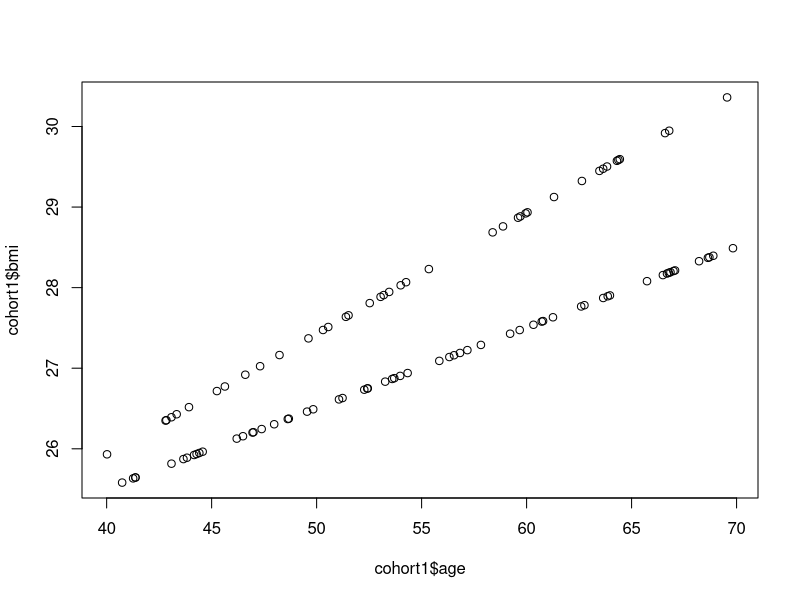
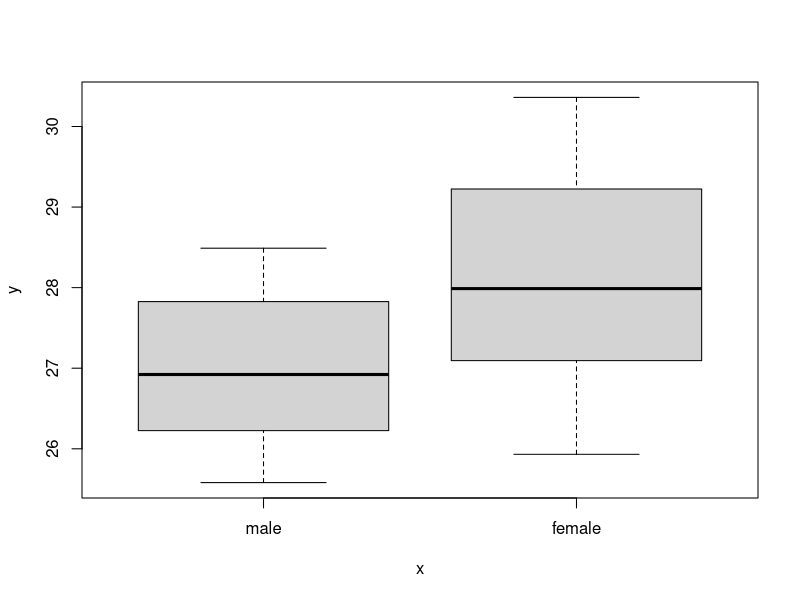
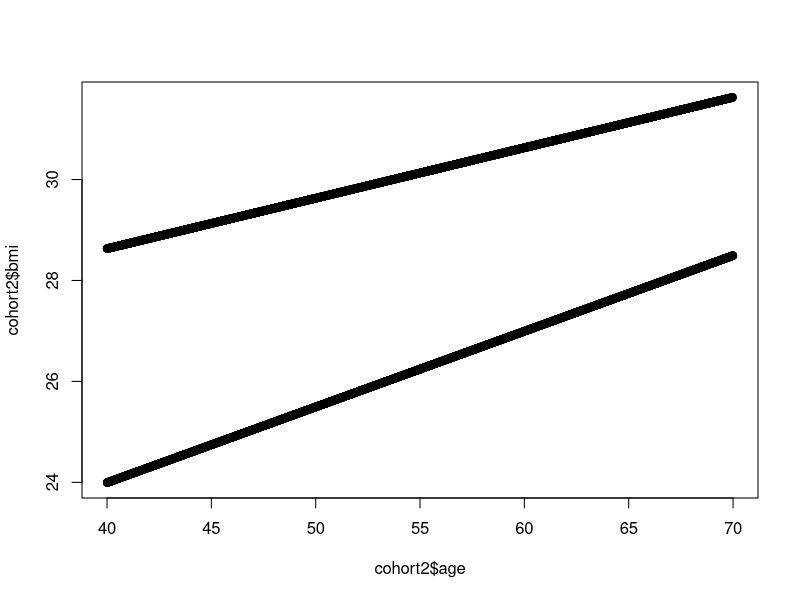
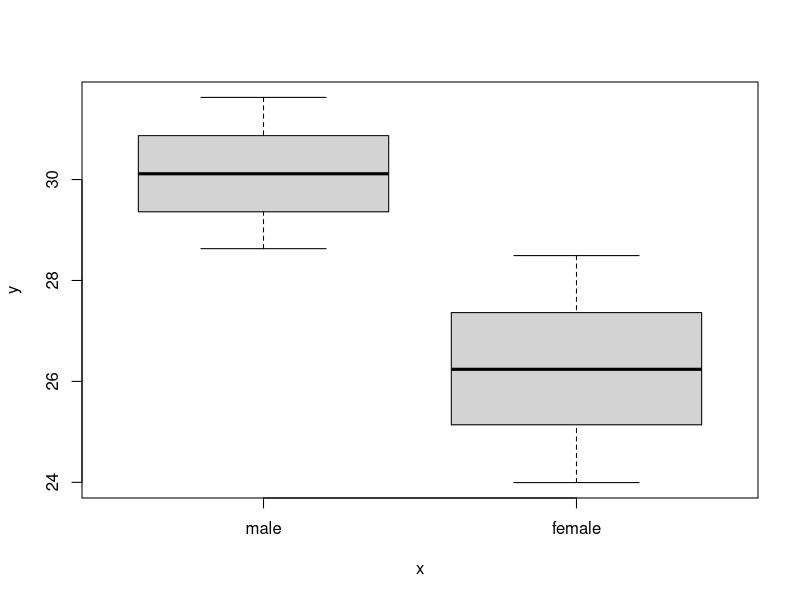
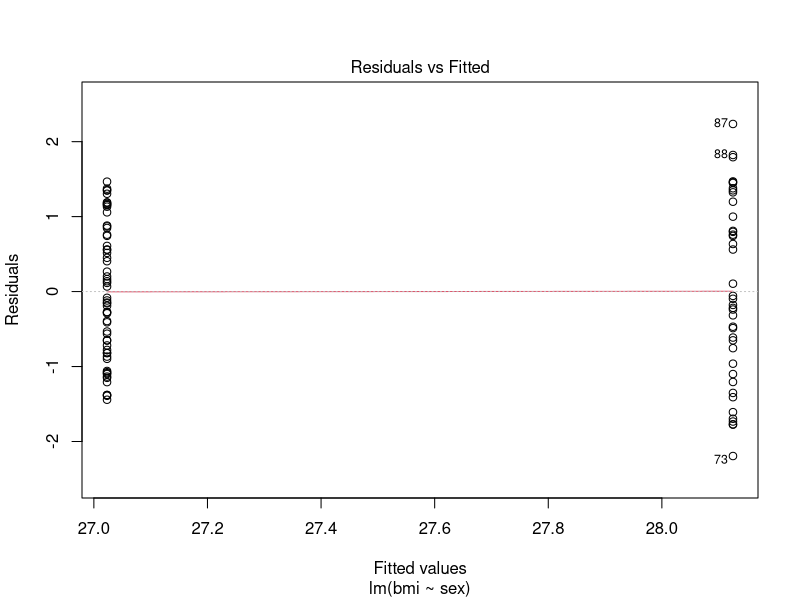
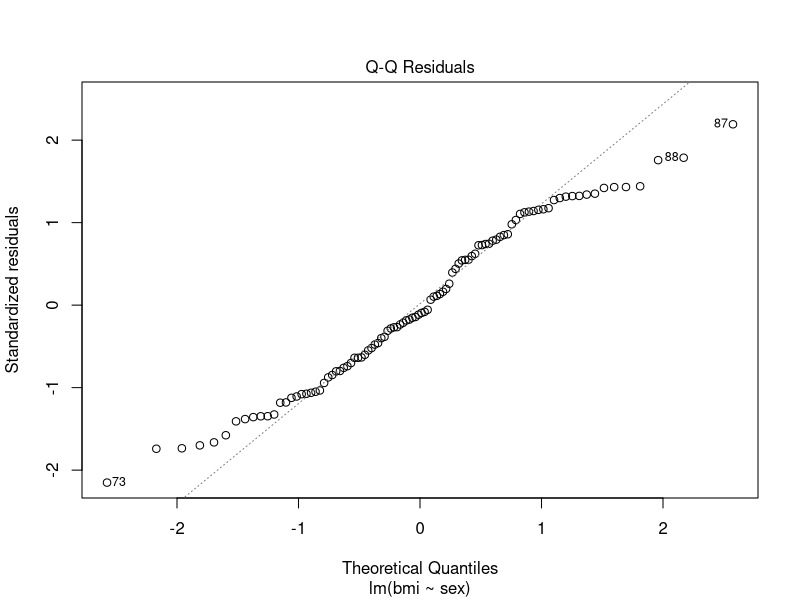
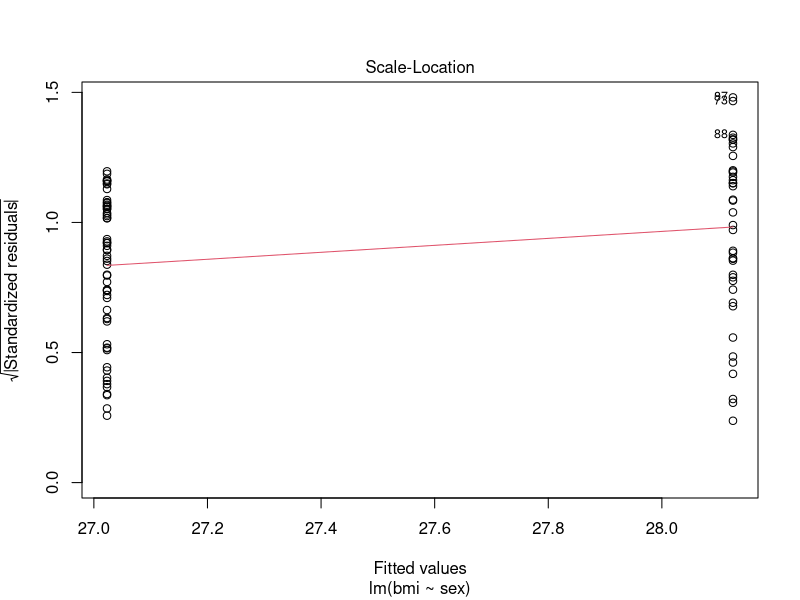
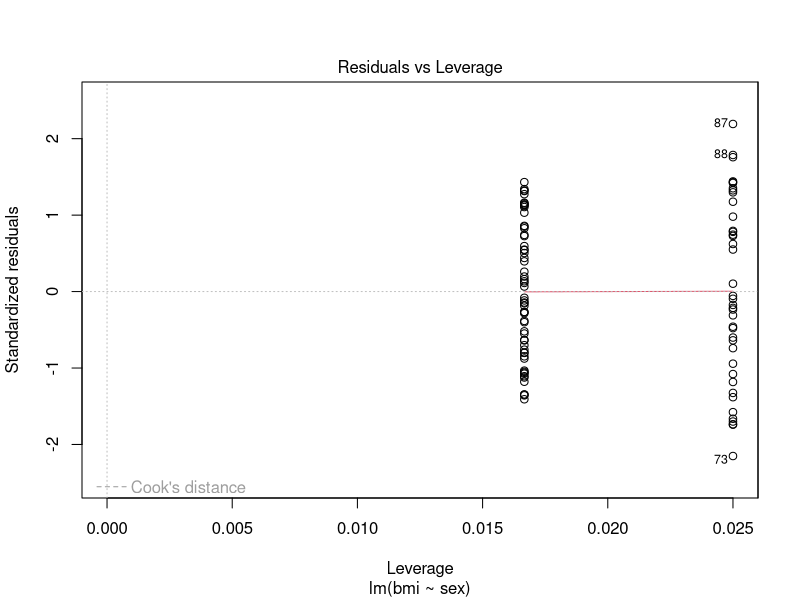

Reproduce these figures in R, in order.
###Creates SimCohort

simCohort <- function(N,S){
    set.seed(S)
    ###Jakob
    id <- c(1:N)
    
    #creates a sex variable for first 600 and appends last 400
    sex <- rep.int(0,N*6/10)
    sex <- append(sex, rep.int(1,N*4/10))
    
    #creates dataframe from SEX and ID vectors
    dataContinuous = data.frame("sex" = sex, "id" = id)
    
    dataContinuous$age <- runif(N, min = 40, max = 70)
    
    dataContinuous$bmi <- ifelse(dataContinuous$sex==0, 21 + 0.1*dataContinuous$age + rnorm(1, 0 , 2), 20 + 0.15*dataContinuous$age + rnorm(1, 0 , 2.5))
    ###OMAR
    #Output data frame
    dataCategorical = data.frame(sex, id)
    
    #Generate ethnicity
    dataCategorical$ethnic <-rbinom(N, 1, 0.05)
    
    #Generate smoking status
    smoke <- c(0, 1, 2)
    
    dataCategorical$smoke <- ifelse(dataCategorical$sex == 0, sample(smoke, 1, replace = TRUE, prob = c(0.5, 0.3, 0.2)), sample(smoke, 1, replace = TRUE, prob = c(0.6, 0.3, 0.1)))
    
    dataCategorical$smoke <- factor (dataCategorical$smoke,
                                     levels = c(0, 1, 2),
                                     labels = c("never", "ex", "current"))
    ###Analysis
    total <- merge(dataContinuous,dataCategorical, by=c("id","sex"))
    
    #change numeric storage type to factor
    
    total$ethnic <- factor (total$ethnic,
                            levels = c(0, 1),
                            labels = c("non-white", "white"))
    
    total$sex <- factor (total$sex,
                         levels = c(0, 1),
                         labels = c("male", "female"))
    
    return(total)
}
#creates sample cohorts
simCohort(20000,1)

cohort1 <- simCohort(100, 123)

cohort2 <- simCohort(10000, 987)

#plots associations
plot(cohort1$age,cohort1$bmi)
plot(cohort1$sex,cohort1$bmi)

plot(cohort2$age,cohort2$bmi)
plot(cohort2$sex,cohort2$bmi)

#creates linear models
bmi.mod <- lm(formula = bmi ~ age, cohort1)
bmi.mod

bmi.mod <- lm(formula = bmi ~ sex, cohort1)
bmi.mod
plot(bmi.mod)

